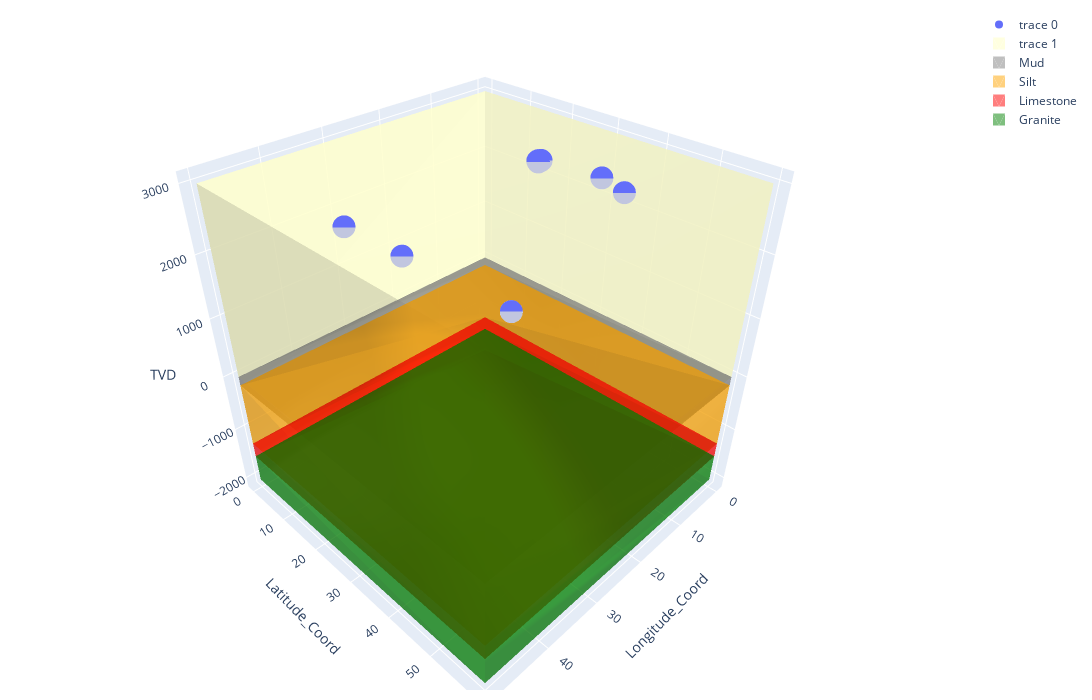

Notebook source saved alongside this figure:
### Code cell
import plotly.graph_objects as go
z=[3000]*len(Longitude_Coord)

fig = go.Figure(data=[
     go.Scatter3d(x=Longitude_Coord, y=Latitude_Coord, z=z,
                  mode='markers',
                  marker=dict(size=8),
                  meta='diamond-open'
                  
                 ),
     go.Mesh3d(
        # 8 vertices of a cube
        alphahull=0,

        x=[0,0,50,50,0,0,50,50],
        y=[0,60,60,0,0,60,60,0],
        z=[0,0,0,0,3000,3000,3000,3000],
        flatshading = True,

        opacity=0.6,
        color='#FFFFCC'
    )                    
    ])



#Iteratively add layers of formation
for Layer in range(1, num_layers+1):
    shallow = Well_Bore_Data.iloc[Layer]['layer_depths']
    deep = Well_Bore_Data.iloc[Layer+1]['layer_depths']
    fig.add_trace(go.Mesh3d(
            alphahull=0,
        
            # 8 vertices of a rectangle
            x=np.array([0,0,50,50,0,0,50,50]),
            y=np.array([0,60,60,0,0,60,60,0]),
        
            z=np.array([shallow, shallow, shallow, shallow, deep, deep, deep, deep]),
              
            # Assign appriotiate identifiers to trace
            color = Well_Bore_Data.iloc[Layer]['layer_colours'],
            opacity = 0.5,
            name = Well_Bore_Data.iloc[Layer]['layer_names']

    ))

# Show Legend
fig.update_traces(showlegend=True)
fig.update_layout(scene = dict(
                    xaxis_title='Longitude_Coord',
                    yaxis_title='Latitude_Coord',
                    zaxis_title='TVD'),
                    width=1400,
                    height=700,
                    margin=dict(r=20, b=10, l=10, t=10))
fig.show()

# First checkpoint
# Generate base case for geological plot
# https://plotly.com/python/3d-mesh/

### Figure 1 — Plotly figure (JSON) as saved in the notebook; plotly's stock layout.template omitted (floating-point values rounded to 4 significant figures)
{"data": [{"marker": {"size": 8}, "meta": "diamond-open", "mode": "markers", "showlegend": true, "type": "scatter3d", "x": [14.93, 15.35, 14.71, 15.07, 14.87, 14.94, 15.01, 15.08, 15.15, 14.78, 14.85, 14.92, 14.99, 14.79, 14.86, 14.93, 15.0, 13.52, 43.85, 44.32, 15.06, 44.14], "y": [29.81, 30.03, 29.91, 29.68, 29.96, 29.89, 29.83, 29.77, 29.71, 29.84, 29.78, 29.72, 29.66, 29.93, 29.87, 29.81, 29.74, 40.8, 56.74, 26.55, 46.37, 38.19], "z": [3000, 3000, 3000, 3000, 3000, 3000, 3000, 3000, 3000, 3000, 3000, 3000, 3000, 3000, 3000, 3000, 3000, 3000, 3000, 3000, 3000, 3000]}, {"alphahull": 0, "color": "#FFFFCC", "flatshading": true, "opacity": 0.6, "showlegend": true, "type": "mesh3d", "x": [0, 0, 50, 50, 0, 0, 50, 50], "y": [0, 60, 60, 0, 0, 60, 60, 0], "z": [0, 0, 0, 0, 3000, 3000, 3000, 3000]}, {"alphahull": 0, "color": "grey", "name": "Mud", "opacity": 0.5, "showlegend": true, "type": "mesh3d", "x": [0, 0, 50, 50, 0, 0, 50, 50], "y": [0, 60, 60, 0, 0, 60, 60, 0], "z": [0, 0, 0, 0, -153.7, -153.7, -153.7, -153.7]}, {"alphahull": 0, "color": "orange", "name": "Silt", "opacity": 0.5, "showlegend": true, "type": "mesh3d", "x": [0, 0, 50, 50, 0, 0, 50, 50], "y": [0, 60, 60, 0, 0, 60, 60, 0], "z": [-153.7, -153.7, -153.7, -153.7, -1283.0, -1283.0, -1283.0, -1283.0]}, {"alphahull": 0, "color": "red", "name": "Limestone", "opacity": 0.5, "showlegend": true, "type": "mesh3d", "x": [0, 0, 50, 50, 0, 0, 50, 50], "y": [0, 60, 60, 0, 0, 60, 60, 0], "z": [-1283.0, -1283.0, -1283.0, -1283.0, -1546.0, -1546.0, -1546.0, -1546.0]}, {"alphahull": 0, "color": "green", "name": "Granite", "opacity": 0.5, "showlegend": true, "type": "mesh3d", "x": [0, 0, 50, 50, 0, 0, 50, 50], "y": [0, 60, 60, 0, 0, 60, 60, 0], "z": [-1546.0, -1546.0, -1546.0, -1546.0, -2043.0, -2043.0, -2043.0, -2043.0]}], "layout": {"height": 700, "margin": {"b": 10, "l": 10, "r": 20, "t": 10}, "scene": {"xaxis": {"title": {"text": "Longitude_Coord"}}, "yaxis": {"title": {"text": "Latitude_Coord"}}, "zaxis": {"title": {"text": "TVD"}}}, "width": 1400}}
